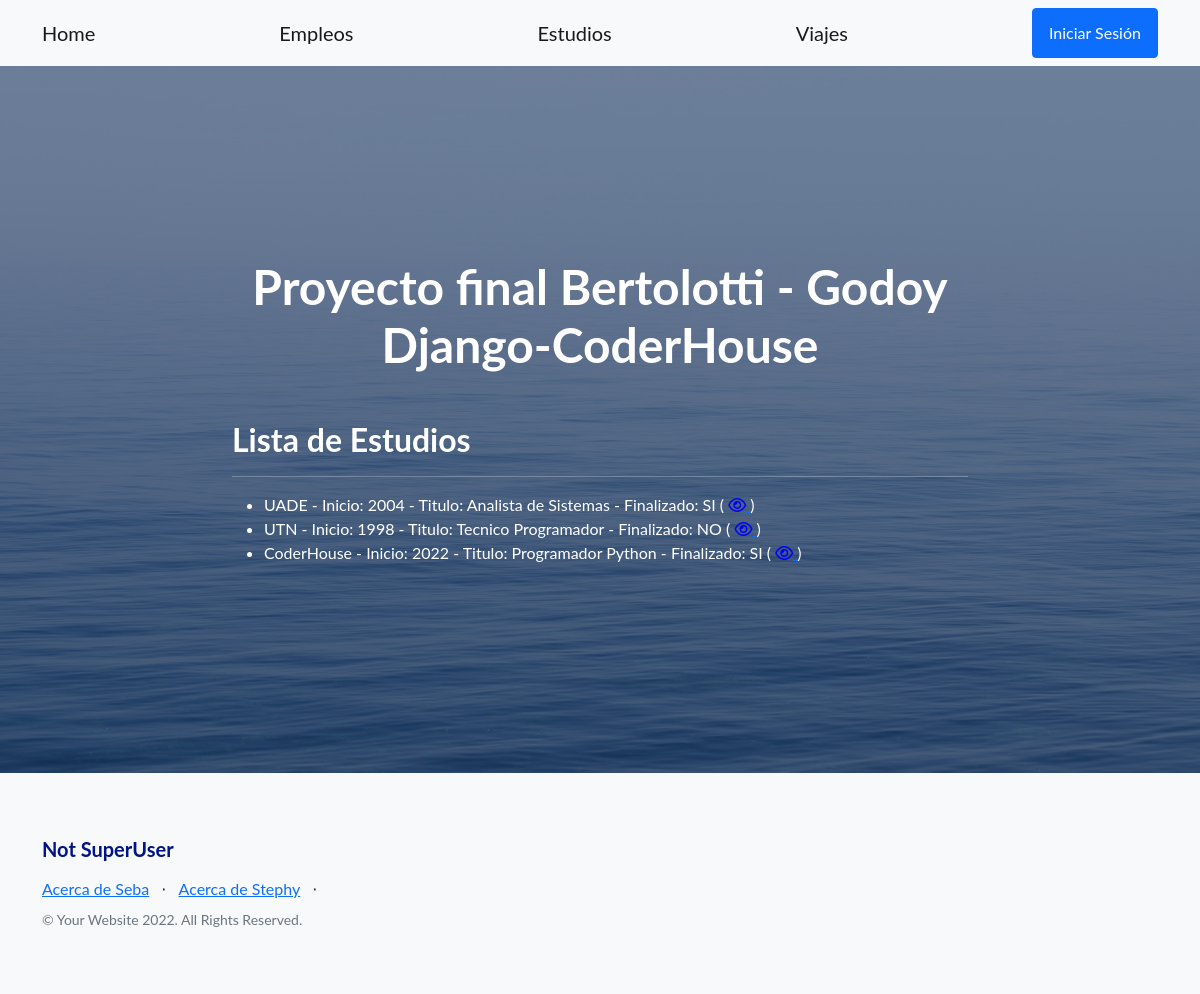
The app's page /estudio/estudios with its own data.
### estudio/models.py (models this page shows)
class Estudio(models.Model):
    universidad = models.CharField(max_length=40)
    anio_inicio = models.IntegerField()
    titulo = models.CharField(max_length=40)
    finalizado = models.CharField(max_length=2)
    def __str__(self):
        return f'{self.universidad} - Inicio: {self.anio_inicio} - Titulo: {self.titulo} - Finalizado: {self.finalizado}'

### estudio/views.py (the view)
# urls.py: path('estudios', views.EstudioListView.as_view(), name='estudio-list'),
class EstudioListView(ListView):
    model = Estudio
    template_name = "estudio/estudio_list.html"

### estudio/templates/estudio/estudio_list.html (shortened to what this page needs)
{% extends "home/index.html" %}
{% load static %}
{% block FinalProject_content %}
<h2>Lista de Estudios</h2>
<hr></hr>
<ul>
    {% for estudio in estudio_list %}
    <li>
        {{estudio}}
        (
            <a href="{% url 'estudio:estudio-detail' estudio.id %}">
                <i class="fa fa-eye" style="color: rgb(0, 0, 255);"> </i>
            </a>
        )
    </li>
    {% endfor %}
</ul>
{% endblock %}

### records on screen
Estudio: universidad+anio_inicio+titulo "UADE - Inicio: 2004 - Titulo: Analista de Sistemas - Finalizado: SI"
Estudio: universidad+anio_inicio+titulo "UTN - Inicio: 1998 - Titulo: Tecnico Programador - Finalizado: NO"
Estudio: universidad+anio_inicio+titulo "CoderHouse - Inicio: 2022 - Titulo: Programador Python - Finalizado: SI"
